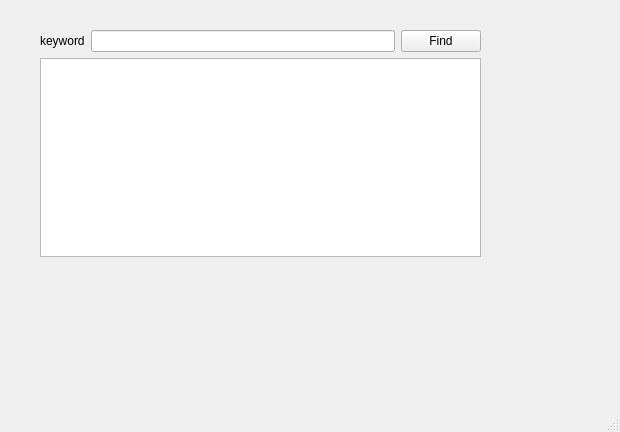
<?xml version="1.0" encoding="UTF-8"?>
<ui version="4.0">
 <class>TextFinder</class>
 <widget class="QMainWindow" name="TextFinder">
  <property name="geometry">
   <rect>
    <x>0</x>
    <y>0</y>
    <width>620</width>
    <height>432</height>
   </rect>
  </property>
  <property name="windowTitle">
   <string>TextFinder</string>
  </property>
  <widget class="QWidget" name="centralwidget">
   <widget class="QWidget" name="">
    <property name="geometry">
     <rect>
      <x>40</x>
      <y>30</y>
      <width>441</width>
      <height>227</height>
     </rect>
    </property>
    <layout class="QVBoxLayout" name="verticalLayout">
     <item>
      <layout class="QHBoxLayout" name="horizontalLayout">
       <item>
        <widget class="QLabel" name="label">
         <property name="text">
          <string>keyword</string>
         </property>
        </widget>
       </item>
       <item>
        <widget class="QLineEdit" name="lineEdit"/>
       </item>
       <item>
        <widget class="QPushButton" name="pushButton">
         <property name="text">
          <string>Find</string>
         </property>
        </widget>
       </item>
      </layout>
     </item>
     <item>
      <widget class="QTextEdit" name="textEdit"/>
     </item>
    </layout>
   </widget>
  </widget>
  <widget class="QMenuBar" name="menubar">
   <property name="geometry">
    <rect>
     <x>0</x>
     <y>0</y>
     <width>620</width>
     <height>23</height>
    </rect>
   </property>
  </widget>
  <widget class="QStatusBar" name="statusbar"/>
 </widget>
 <resources/>
 <connections/>
</ui>
